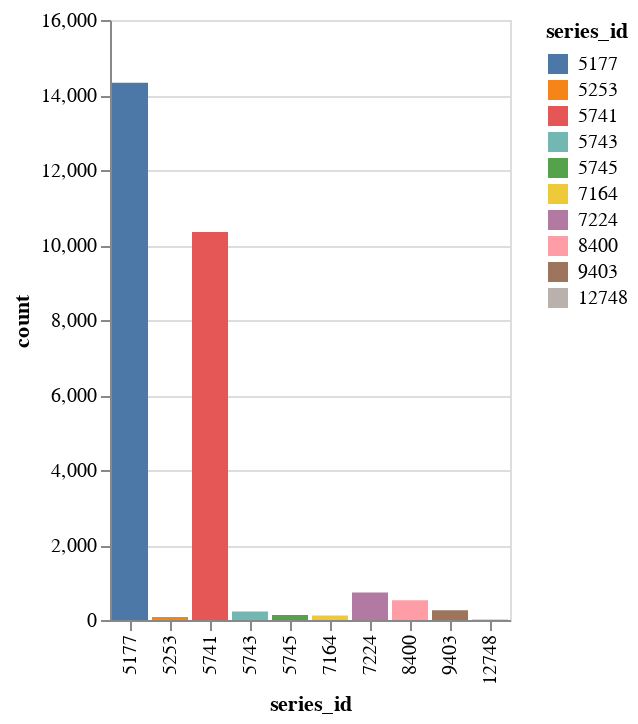

Here is the notebook cell this chart was saved with:
### Code cell
alt.Chart(series_counts).mark_bar().encode(
    x='series_id:N',
    y='count:Q',
    color='series_id:N',
    tooltip=['series_id', 'series_title', 'count']
)

### Figure 1 — Vega-Lite specification as saved in the notebook (floating-point values rounded to 4 significant figures)
{"config": {"view": {"continuousWidth": 400, "continuousHeight": 300}}, "data": {"name": "data-c7e3900d9e5685f41593bc57789ef937"}, "mark": "bar", "encoding": {"color": {"type": "nominal", "field": "series_id"}, "tooltip": [{"type": "quantitative", "field": "series_id"}, {"type": "nominal", "field": "series_title"}, {"type": "quantitative", "field": "count"}], "x": {"type": "nominal", "field": "series_id"}, "y": {"type": "quantitative", "field": "count"}}, "$schema": "https://vega.github.io/schema/vega-lite/v4.8.1.json", "datasets": {"data-c7e3900d9e5685f41593bc57789ef937": [{"series_id": 5177, "series_title": "Registers of Aliens to Whom Oaths of Allegiance for Naturalisation Were Administered", "count": 14325}, {"series_id": 5741, "series_title": "Oaths of Allegiance Sworn by Aliens Being Naturalised", "count": 10344}, {"series_id": 7224, "series_title": "Oaths of Allegiance", "count": 734}, {"series_id": 8400, "series_title": "Special Batches", "count": 528}, {"series_id": 9403, "series_title": "Naturalisation Files", "count": 258}, {"series_id": 5743, "series_title": "Certificates of Naturalisation and Associated Papers", "count": 230}, {"series_id": 5745, "series_title": "Applications for Copies of Records of Naturalisation, and Related Correspondence", "count": 131}, {"series_id": 7164, "series_title": "Register of Fees of Office", "count": 122}, {"series_id": 5253, "series_title": "Inwards Correspondence", "count": 82}, {"series_id": 12748, "series_title": "Letters Addressed to the Government Resident by the Colonial Secretary, Sydney", "count": 15}]}}
